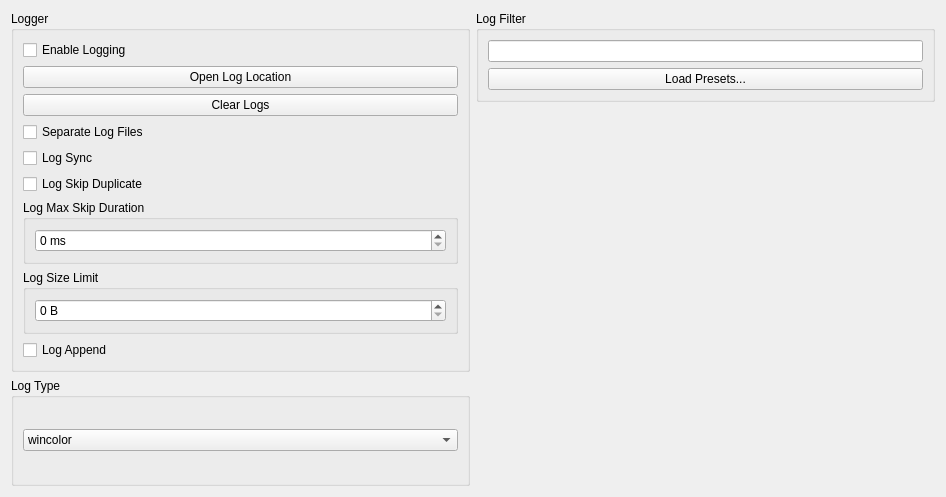
      <widget class="QWidget" name="logTabContents">
       <property name="geometry">
        <rect>
         <x>0</x>
         <y>0</y>
         <width>946</width>
         <height>497</height>
        </rect>
       </property>
       <property name="sizePolicy">
        <sizepolicy hsizetype="Preferred" vsizetype="Fixed">
         <horstretch>0</horstretch>
         <verstretch>0</verstretch>
        </sizepolicy>
       </property>
       <layout class="QVBoxLayout" name="logTabVLayout" stretch="0">
        <item>
         <layout class="QHBoxLayout" name="horizontalLayout_log">
          <property name="leftMargin">
           <number>0</number>
          </property>
          <property name="topMargin">
           <number>0</number>
          </property>
          <item>
           <layout class="QVBoxLayout" name="loggerTabLayoutLeft">
            <item>
             <widget class="QGroupBox" name="loggerGroupBox">
              <property name="sizePolicy">
               <sizepolicy hsizetype="Expanding" vsizetype="Preferred">
                <horstretch>0</horstretch>
                <verstretch>0</verstretch>
               </sizepolicy>
              </property>
              <property name="title">
               <string>Logger</string>
              </property>
              <layout class="QVBoxLayout" name="loggerLayout">
               <item>
                <widget class="QCheckBox" name="logEnableCheckBox">
                 <property name="text">
                  <string>Enable Logging</string>
                 </property>
                </widget>
               </item>
               <item>
                <widget class="QPushButton" name="logOpenLocationButton">
                 <property name="text">
                  <string>Open Log Location</string>
                 </property>
                </widget>
               </item>
                             <item>
                                <widget class="QPushButton" name="clearLogsButton">
                                 <property name="text">
                                    <string>Clear Logs</string>
                                 </property>
                                </widget>
                             </item>
               <item>
                <widget class="QCheckBox" name="logSeparateCheckBox">
                 <property name="text">
                  <string>Separate Log Files</string>
                 </property>
                </widget>
               </item>
               <item>
                <widget class="QCheckBox" name="logSyncCheckBox">
                 <property name="text">
                  <string>Log Sync</string>
                 </property>
                </widget>
               </item>
               <item>
                <widget class="QCheckBox" name="logSkipDuplicateCheckBox">
                 <property name="text">
                  <string>Log Skip Duplicate</string>
                 </property>
                </widget>
               </item>
               <item>
                <widget class="QGroupBox" name="logMaxSkipDurationGroupBox">
                 <property name="title">
                  <string>Log Max Skip Duration</string>
                 </property>
                 <layout class="QHBoxLayout" name="logMaxSkipDurationBoxLayout">
                  <item>
                   <widget class="QSpinBox" name="logMaxSkipDurationLineEdit">
                    <property name="suffix">
                     <string> ms</string>
                    </property>
                    <property name="maximum">
                     <number>9999999</number>
                    </property>
                   </widget>
                  </item>
                 </layout>
                </widget>
               </item>
               <item>
                <widget class="QGroupBox" name="logSizeLimitGroupBox">
                 <property name="title">
                  <string>Log Size Limit</string>
                 </property>
                 <layout class="QHBoxLayout" name="logSizeLimitBoxLayout">
                  <item>
                   <widget class="QSpinBox" name="logSizeLimitLineEdit">
                    <property name="suffix">
                     <string> B</string>
                    </property>
                    <property name="maximum">
                     <number>999999999</number>
                    </property>
                   </widget>
                  </item>
                 </layout>
                </widget>
               </item>
               <item>
                <widget class="QCheckBox" name="logAppendCheckBox">
                 <property name="text">
                  <string>Log Append</string>
                 </property>
                </widget>
               </item>
              </layout>
             </widget>
            </item>
            <item>
             <widget class="QGroupBox" name="logTypeGroupBox">
              <property name="maximumSize">
               <size>
                <width>16777215</width>
                <height>16777215</height>
               </size>
              </property>
              <property name="title">
               <string>Log Type</string>
              </property>
              <layout class="QVBoxLayout" name="logTypeBoxLayout">
               <item>
                <widget class="QComboBox" name="logTypeComboBox">
                 <item>
                  <property name="text">
                   <string>wincolor</string>
                  </property>
                 </item>
                 <item>
                  <property name="text">
                   <string>msvc</string>
                  </property>
                 </item>
                </widget>
               </item>
              </layout>
             </widget>
            </item>
           </layout>
          </item>
          <item>
           <layout class="QVBoxLayout" name="verticalLayout_15">
            <item>
             <widget class="QGroupBox" name="logFilter">
              <property name="title">
               <string>Log Filter</string>
              </property>
              <layout class="QVBoxLayout" name="logFilterLayout">
               <item>
                <widget class="QLineEdit" name="logFilterLineEdit"/>
               </item>
               <item>
                <widget class="QPushButton" name="logPresetsButton">
                 <property name="text">
                  <string>Load Presets...</string>
                 </property>
                </widget>
               </item>
              </layout>
             </widget>
            </item>
            <item>
             <spacer name="verticalSpacer_6">
              <property name="orientation">
               <enum>Qt::Orientation::Vertical</enum>
              </property>
              <property name="sizeHint" stdset="0">
               <size>
                <width>20</width>
                <height>40</height>
               </size>
              </property>
             </spacer>
            </item>
           </layout>
          </item>
         </layout>
        </item>
       </layout>
      </widget>
